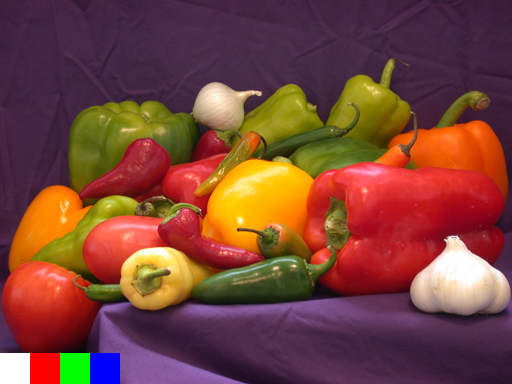
%> input picture pepperswithsquares.bmp, 512 x 384 px
$ octave Test_xcorr_colorimg.m   (GNU Octave 9; MATLAB toolbox functions it lacks are replaced by stand-ins)
%> lines starting %> are read from the running program, lines starting %| are printed output that depends on the picture; in (x1, y1, x2, y2) boxes, pixels count from 0 and x2, y2 are one past the last pixel; in counts of white or black regions, pixels touching at a corner belong together; the program's own positions count from 1
clear; close all; format compact; clc;

%% loading in the image
img = imread('pepperswithsquares.bmp');
%> img is the input picture: size 384x512x3 uint8; mean R, G, B 121.3, 67.7, 58
img = rgb2gray(img);
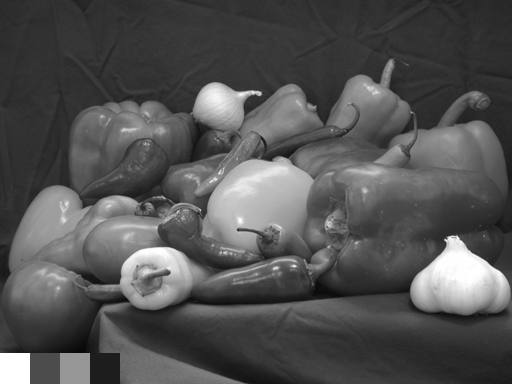
%> img: size 384x512 uint8; min 8, max 255, mean 82.6
img = im2double(img);
%> img: size 384x512 double

figure
imshow(img)
title('original')

%% loading in the piece
brik_1 = imread('brik1MF.jpg'); brik_1 = rgb2gray(brik_1); brik_1 = im2double(brik_1);
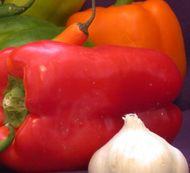
%> input picture brik1MF.jpg, 190 x 173 px
%> further down, brik_1 is the input picture: size 173x190x3 uint8; mean R, G, B 175.1, 68.4, 51.8
%> after `brik_1 = rgb2gray(brik_1)`:
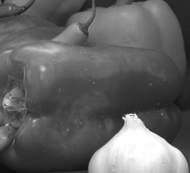
%> brik_1: size 173x190 uint8; min 13, max 255, mean 98.4

figure
imshow(brik_1)
title('brikken')

%% creating blank size of the original img for brick placement
[x,y,z] = size(img);
%> x = 384; y = 512; z = 1
kimg(x,y) = 1;
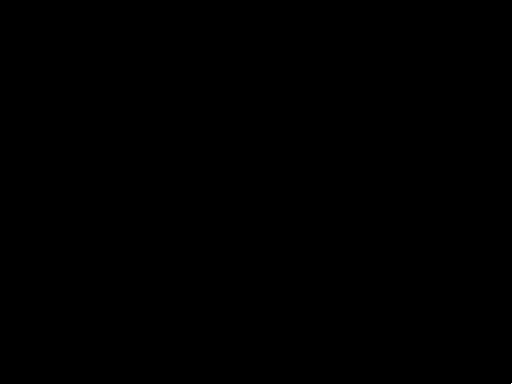
%> kimg: size 384x512 double; values 0 (black) and 1 (white), 0% white in thin lines or dots, all inside (x1, y1, x2, y2) = (511, 383, 512, 384)
% figure
% imshow(kimg);

%% trying to find the location in the picture using the cross correlation
% subtracting the mean value of the image so that there are roughly
% equal parts negative and positive values
nimg = img-mean(mean(img));
brik = brik_1;
crr = normxcorr2(brik,nimg);
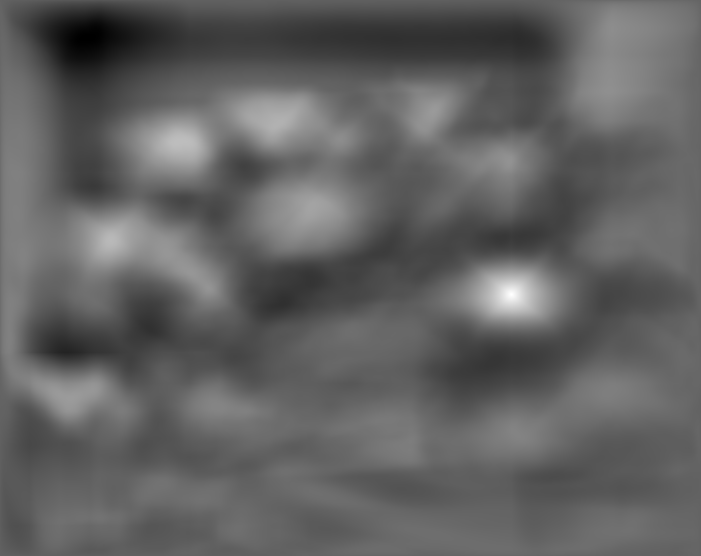
%> crr: size 556x701 double; min -0.637, max 1, mean -0.00834; drawn with min black and max white
[ssr,snd] = max(crr(:));
%> ssr = 1; snd = 284411
[ij,ji] = ind2sub(size(crr),snd);
%> ij = 295; ji = 512
% plot of the cross correlation
figure
subplot(1,2,1)
plot(crr(:))
title('Cross-Correlation')
hold on
plot(snd,ssr,'or')
hold off
text(snd*1.05,ssr,'maximum')
subplot(1,2,2)
surf(crr)
shading flat
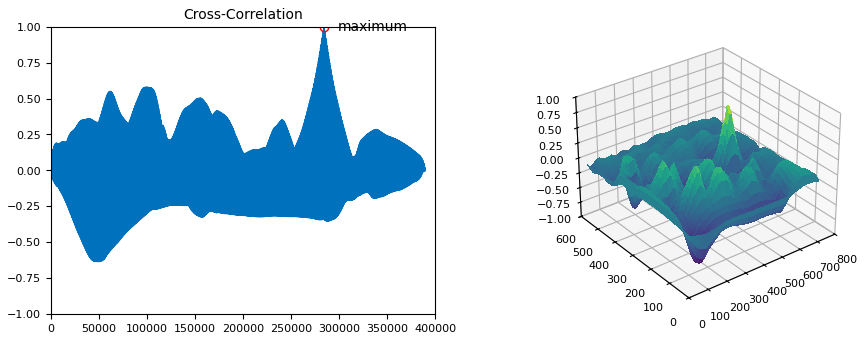
%> figure redrawn from the program's plot data, 2 panels; panel 1: curve peaks at x = 284411, y = 1
kimg(ij:-1:ij-size(brik,1)+1,ji:-1:ji-size(brik,2)+1) = rot90(brik,2);
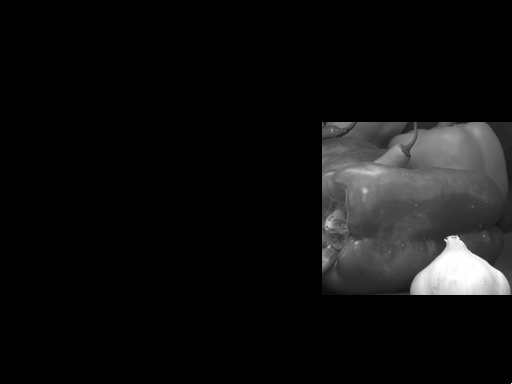
%> kimg: size 384x512 double; 16.72% of pixels changed, all inside (x1, y1, x2, y2) = (322, 122, 512, 295)

%% showing the piece in the image
figure
subplot(1,2,1)
imagesc(kimg)
axis image off
colormap gray
title('Reconstructed')
gray2rgb(kimg);
%> (this line was passed over: gray2rgb is not available in this run)
subplot(1,2,2)
imshow(kimg)
